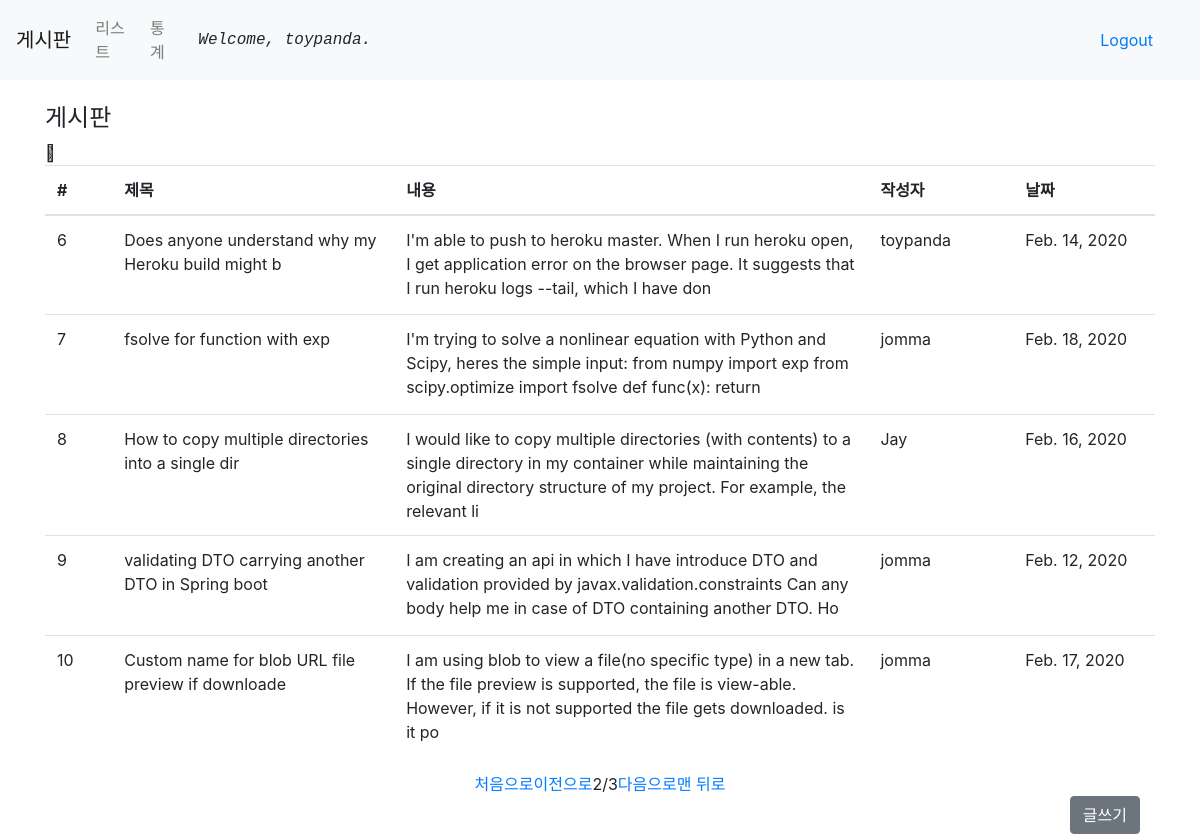
The page /main/list/?page=2 (signed in) on the database its author committed.
### main/models.py (models this page shows, shortened)
class Post(models.Model):
    author = models.ForeignKey(settings.AUTH_USER_MODEL, on_delete=models.CASCADE)
    title = models.CharField(max_length=100, null=True)
    contents = models.TextField(null=True)
    writer = models.CharField(max_length=30, null=True)
    created = models.DateField(default=timezone.now(), null=True)
    photo = models.ImageField(blank=True, upload_to='post/%Y/%m/%d') # upload_to는 문자열 또는 함수 반환

### main/views.py (the view)
# urls.py: path('list/', views.list, name="list"),
def list(request):
    postAll = Post.objects.all()
    paginator = Paginator(postAll, 5)
    page = request.GET.get('page')
    postAll = paginator.get_page(page)
    context = {
        'postAll': postAll,
    }
    return render(request, 'main/list.html', context)

### main/templates/main/list.html (shortened to what this page needs)
{% extends 'main/base.html' %}
{% load static %}
{% block content %}
<div class="container">
    <h4 class="mt-4">게시판</h4>
    <table class="table table-hover">
        <thead>
            <tr>
                <th width=70px>#</th>
                <th width=300px>제목</th>
                <th width=500px>내용</th>
                <th width=150px>작성자</th>
                <th width=150px>날짜</th>
            </tr>
        </thead>
        <tbody>
        {% for post in postAll %}
            <tr style = "cursor:pointer;" onClick = " location.href='{% url 'post-detail' id=post.id %}' ">
                <td height=100px>{{post.id}}</td>
                <td>{{post.title}}</td>
                <td>{{post.contents}}</td>
                <td>{{post.writer}}</td>
                <td>{{post.created}}</td>
            </tr>
        {% endfor %}
        </tbody>
    </table>
    <div class="container">
        <ul class="nav justify-content-center">
            {% if postAll.has_previous %}
            <a href="?page=1">처음으로</a>
            <a href="?page={{postAll.previous_page_number}}">이전으로</a>
            {% endif %}
            <span>{{postAll.number}}</span>
            <span>/</span>
            <span>{{postAll.paginator.num_pages}}</span>
            {% if postAll.has_next %}
            <a href="?page={{postAll.next_page_number}}">다음으로</a>
            <a href="?page={{postAll.paginator.num_pages}}">맨 뒤로</a>
            {% endif %}
        </ul>
        <div class="containter text-right">
            <button type="button" class="btn btn-secondary" onClick = " location.href='{% url 'create' %}' ">글쓰기</button>
</div>
{% endblock %}

### main/templates/main/base.html (shortened to what this page needs)
{% load static %}
<!DOCTYPE html>
<html lang="en">
<head>
    <link rel="stylesheet" href="https://stackpath.bootstrapcdn.com/bootstrap/4.4.1/css/bootstrap.min.css">
</head>
<body>
    <nav class="navbar navbar-expand-lg navbar-light bg-light">
        <a class="navbar-brand" href="/main/">게시판</a>
        <div class="collapse navbar-collapse" id="navbarNav">
          <ul class="navbar-nav">
            <li class="nav-item">
              <a class="nav-link" href="{% url 'list' %}">리스트</a>
            </li>
            <li class="nav-item">
              <a class="nav-link" href="{% url 'board' %}">통계</a>
            </li>
            {% if user.is_authenticated %}
            </ul>
            <div class="container">
              <span class="text-monospace font-italic">Welcome, {{ user.username }}.</span>
              <form class="form-inline">
                <a class="nav-link" href="{% url 'logout' %}">Logout</a>
              </form>
            </div>
            {% endif %}
        </div>
    </nav>
    {% block content %}
    {% endblock %}
</body>
</html>

### rows shown on the page
Post: id "6", title "Does anyone understand why my Heroku build might b", contents "I'm able to push to heroku master. When I run heroku open, I get application error on the browser page. It suggests that I run heroku logs --tail, which I have don", writer "toypanda", created "Feb. 14, 2020"
Post: id "7", title "fsolve for function with exp", contents "I'm trying to solve a nonlinear equation with Python and Scipy, heres the simple input: from numpy import exp from scipy.optimize import fsolve def func(x): return", writer "jomma", created "Feb. 18, 2020"
Post: id "8", title "How to copy multiple directories into a single dir", contents "I would like to copy multiple directories (with contents) to a single directory in my container while maintaining the original directory structure of my project. For example, the relevant li", writer "Jay", created "Feb. 16, 2020"
Post: id "9", title "validating DTO carrying another DTO in Spring boot", contents "I am creating an api in which I have introduce DTO and validation provided by javax.validation.constraints Can any body help me in case of DTO containing another DTO. Ho", writer "jomma", created "Feb. 12, 2020"
Post: id "10", title "Custom name for blob URL file preview if downloade", contents "I am using blob to view a file(no specific type) in a new tab. If the file preview is supported, the file is view-able. However, if it is not supported the file gets downloaded. is it po", writer "jomma", created "Feb. 17, 2020"

### other values the page prints
{{ user.username }} "toypanda"
{{ postAll.number }} "2"
{{ postAll.paginator.num_pages }} "3"
